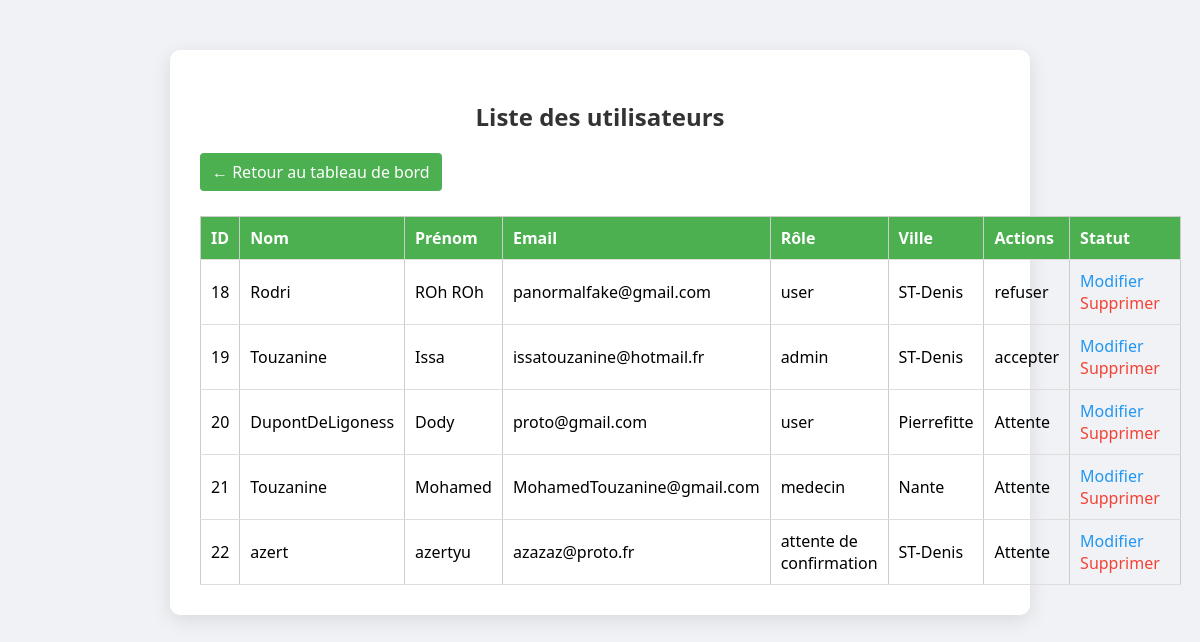
Screenshot of /src/vue/ListeUtilisateurs.php (signed in) with the database file from the repository.
### tables this page shows
CREATE TABLE IF NOT EXISTS `utilisateur` (
  `id_utilisateur` int NOT NULL AUTO_INCREMENT,
  `nom` varchar(50) NOT NULL,
  `prenom` varchar(50) NOT NULL,
  `email` varchar(50) NOT NULL,
  `rue` varchar(50) NOT NULL,
  `cd` int NOT NULL,
  `ville` varchar(50) NOT NULL,
  `mdp` varchar(255) NOT NULL,
  `role` enum('admin','user','medecin','attente de confirmation') DEFAULT 'attente de confirmation',
  `status` enum('Attente','accepter','refuser') DEFAULT 'Attente',
  PRIMARY KEY (`id_utilisateur`),
  UNIQUE KEY `email` (`email`)
);

### src/repository/UtilisateurRepository.php (called while the page is built, shortened)
<?php
class UtilisateurRepository
{
    private $bdd;
    public function __construct(\PDO $bdd) {
        $this->bdd = $bdd;
    }
    public function findAll(): array
    {
        try {
            $sql = "SELECT id_utilisateur, nom, prenom, email, role, ville, status
                FROM utilisateur
                ORDER BY id_utilisateur ASC";
            $stmt = $this->bdd->query($sql);
            return $stmt->fetchAll(\PDO::FETCH_ASSOC);
        } catch (PDOException $e) {
            error_log('Erreur findAll utilisateurs : ' . $e->getMessage());
            return [];
        }
    }
}
include __DIR__ . '/../vue/footer.php';
?>

### src/vue/ListeUtilisateurs.php (the view, shortened to what this page needs)
<?php
require_once __DIR__ . '/../repository/UtilisateurRepository.php';
$database = new Bdd();
$bdd = $database->getBdd();
$repo = new UtilisateurRepository($bdd);
$utilisateurs = $repo->findAll();
include __DIR__ . '/header.php';
?>
<h2>Liste des utilisateurs</h2>
<a class="btn-retour" href="../../index.php">&larr; Retour au tableau de bord</a>
<table>
    <thead>
    <tr>
        <th>ID</th>
        <th>Nom</th>
        <th>Prénom</th>
        <th>Email</th>
        <th>Rôle</th>
        <th>Ville</th>
        <th>Actions</th>
        <th>Statut</th>
    </tr>
    </thead>
    <tbody>
    <?php foreach ($utilisateurs as $u): ?>
        <tr>
            <td><?= $u['id_utilisateur'] ?></td>
            <td><?= htmlspecialchars($u['nom']) ?></td>
            <td><?= htmlspecialchars($u['prenom']) ?></td>
            <td><?= htmlspecialchars($u['email']) ?></td>
            <td><?= htmlspecialchars($u['role']) ?></td>
            <td><?= htmlspecialchars($u['ville']) ?></td>
            <td><?= htmlspecialchars($u['status'] ?? '') ?></td>
            <td class="actions">
                <a class="btn-modifier" href="ModifierUtilisateur.php?email=<?= urlencode($u['email']) ?>">Modifier</a>
                <a class="btn-supprimer" href="ListeUtilisateurs.php?delete=<?= $u['id_utilisateur'] ?>" onclick="return confirm('Voulez-vous vraiment supprimer cet utilisateur ?')">Supprimer</a>
            </td>
        </tr>
    <?php endforeach; ?>
    </tbody>
</table>

### src/vue/header.php (style rules this page uses)
body { font-family: 'Segoe UI', sans-serif; background: #f0f2f5; margin: 0; padding: 0; }
h2 { text-align: center; color: #333; }
table { width: 100%; border-collapse: collapse; margin-top: 20px; }
th, td { padding: 10px; border: 1px solid #ccc; text-align: left; }
th { background: #f4f4f4; }
a { color: #007bff; text-decoration: none; }
.actions a { margin-right: 10px; }

### src/vue/ListeUtilisateurs.php (style rules this page uses)
.btn-retour { display: inline-block; margin-bottom: 15px; padding: 8px 12px; background-color: #4CAF50; color: white; text-decoration: none; border-radius: 4px; }
.btn-modifier { color: #2196F3; text-decoration: none; margin-right: 8px; }
.btn-supprimer { color: #f44336; text-decoration: none; }
table { width: 100%; border-collapse: collapse; margin-top: 10px; }
th, td { padding: 10px; border-bottom: 1px solid #ddd; text-align: left; }
th { background-color: #4CAF50; color: white; }

### rows the page displays
utilisateur: id_utilisateur "18", nom "Rodri", prenom "ROh ROh", email "panormalfake@gmail.com", role "user", ville "ST-Denis", status "refuser"
utilisateur: id_utilisateur "19", nom "Touzanine", prenom "Issa", email "issatouzanine@hotmail.fr", role "admin", ville "ST-Denis", status "accepter"
utilisateur: id_utilisateur "20", nom "DupontDeLigoness", prenom "Dody", email "proto@gmail.com", role "user", ville "Pierrefitte", status "Attente"
utilisateur: id_utilisateur "21", nom "Touzanine", prenom "Mohamed", email "MohamedTouzanine@gmail.com", role "medecin", ville "Nante", status "Attente"
utilisateur: id_utilisateur "22", nom "azert", prenom "azertyu", email "azazaz@proto.fr", role "attente de confirmation", ville "ST-Denis", status "Attente"
